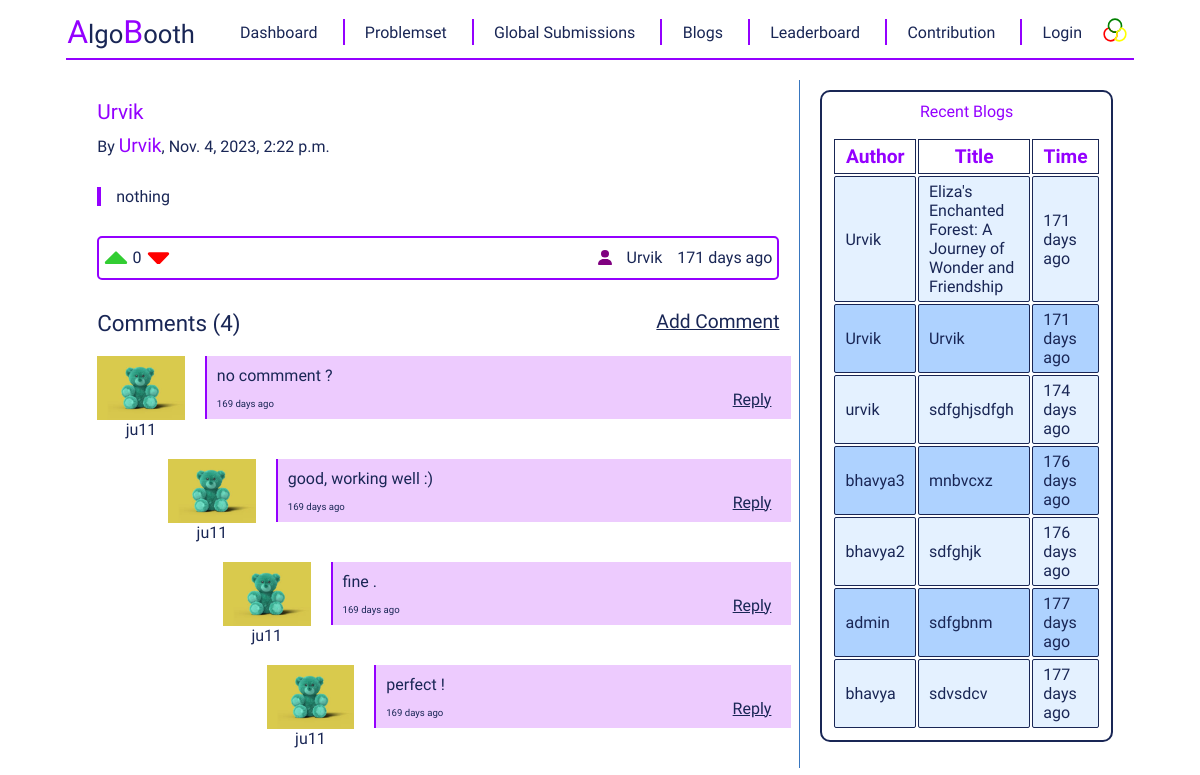
The app's page /blog/6 with its own data.
### addBlog/models.py (models this page shows)
class Blog(models.Model) :
    author = models.ForeignKey(settings.AUTH_USER_MODEL, on_delete=models.CASCADE)
    title = models.CharField(max_length = 100)
    content = models.TextField()
    image = models.ImageField(upload_to="media/blog_image")
    added_date = models.DateTimeField(auto_now_add = True)
    likes = models.IntegerField(default=0)
    dislikes = models.IntegerField(default=0)
    class Meta:
        db_table = "blog"

### register/models.py (models this page shows)
class CustomUser(AbstractUser):
    country = models.CharField(max_length=100,blank=True, null=True)
    university_name = models.CharField(max_length=100,blank=True, null=True)
    profile_image = models.ImageField(upload_to='profile_image/', blank=True, null=True,default='profile_image/blank-profile-picture.png')

### blogPage/models.py (models this page shows)
class Comment(models.Model):
    text = models.TextField()
    user = models.ForeignKey(settings.AUTH_USER_MODEL, on_delete=models.CASCADE)
    blog = models.ForeignKey(Blog, on_delete=models.CASCADE)
    parent_comment = models.ForeignKey('self', null=True, blank=True, on_delete=models.CASCADE)
    created_at = models.DateTimeField(auto_now_add=True)

### blogPage/views.py (the view)
# urls.py: path('<int:id>' , blog_details , name = "blog_details"),
def blog_details(request , id , comment_id = None , error = "" , info = "") :
    blog = Blog.objects.filter(id = id).get()
    likes = Like.objects.filter(blog=blog).count()
    dislikes = Dislike.objects.filter(blog=blog).count()
    count = likes - dislikes
    def getTime(target_date) :
        current_date = timezone.now()
        days = (current_date - target_date).days
        seconds = (current_date - target_date).seconds
        minutes = seconds // 60
        hours = minutes // 60
        time = str(days) + " days ago"
        if days == 0 :
            time = str(hours) + " hours ago"
            if hours == 0 :
                time = str(minutes) + " minutes ago"
                if minutes == 0 :
                    time = str(seconds) + " seconds ago"
        return time
    comments = Comment.objects.filter(blog=blog)
    comments_count = len(comments)
    mapping_to_comments = {}
    adj = {}
    for comment in comments.order_by('-created_at') :
        parent = comment.parent_comment
        mapping_to_comments[comment.id] = comment
        if parent == None :
            continue
        if parent.id not in adj.keys() :
            adj[parent.id] = []
        adj[parent.id].append(comment.id)
    hope_2 = []
    visited = {}
    def dfs(node , level) :
        visited[node] = True
        hope_2.append({
            "comment" : mapping_to_comments[node],
            "level" : [0 for _ in range(level)],
            "time" : getTime(mapping_to_comments[node].created_at)
        })
        if node not in adj.keys() :
            return
        for child in adj[node] :
            dfs(child , level + 1)
    for comment in comments.order_by('-created_at') :
        if comment.id not in visited.keys() and comment.parent_comment == None:
            dfs(comment.id , 0)
    recent_blogs = []
    for blog_ in Blog.objects.filter().order_by('-added_date') :
        recent_blogs.append({
            "id" : blog_.id,
            "author" : blog_.author,
            "title" : blog_.title,
            "time" : getTime(blog_.added_date)
        })
    print("like : " , likes)
    print("dislike : " , dislikes)
    return render(request , "blog_details_new.html", {'blog' : blog ,'likes' : likes, 'dislikes': dislikes,'count': count,'time':getTime(blog.added_date),'hope' : hope_2, 'comments_count' : comments_count , 'recent_blogs' : recent_blogs , 'comment_id_focus' : comment_id , 'error' : error , 'info' : info})

### blogPage/templates/blog_details_new.html (shortened to what this page needs)
{% extends "base.html" %}
{% load static %}
{% block add_css_file %}
    <link href='{% static "styles/problem_page.css" %}' rel="stylesheet">
    <link href='{% static "styles/blog_details_new.css" %}' rel="stylesheet">
{% endblock add_css_file %}
{% block content %}
    <div id = "problem-page-container">
        <div id = "sub-container">
            <div id = "left-side" class = "problem-details-left-side">
                <div class = "sub-section-title">
                    {{blog.title}}
                </div>
                <div id = "sub-title">
                    By&nbsp;<span style = "color: var(--color-a); font-size:1.2rem;">{{blog.author}}</span>,&nbsp;{{blog.added_date}}
                </div>
                <div id = "blog-content">
                    {{blog.content}}
                </div>
                <div id = "blog-footer">
                    <div id = "blog-vote">
                        <a href="{% url 'blog_likes' blog.id %}">
                            <img class = "icons vote-icon" src="{% static 'icons/upvote.svg' %}" alt="upvote">
                        </a>
                        <div id = "vote-count">{{count}}</div>
                        <a href="{% url 'blog_dislikes' blog.id %}">
                            <img class = "icons vote-icon" src="{% static 'icons/downvote.svg' %}" alt="upvote">
                        </a>
                    </div>
                    <div id = "blog-details">
                        <img class = "icons user-icon" src="{% static 'icons/user.svg' %}" alt="user">
                        <div>{{blog.author}}</div>
                        <div>{{time}}</div>
                    </div>
                </div>
                <div id = "comment-div">
                    <div id = "comment-title">
                        <div>
                            Comments&nbsp;({{comments_count}})
                        </div>
                        <div id = "add-comment">
                            <span id = "reply_-1" class = "reply-comment-span">Add Comment</span>
                        </div>
                    </div>
                    <div id = "comment-container">
                        {% for item in hope %}
                            <div class = "comment-div" id = "parent_div_{{item.comment.id}}">
                                {% for margin in item.level %}
                                <div class = "comment-level-margin">
                                </div>
                                {% endfor %}
                                <div class = "comment-profile">
                                    <img class = "comment-pfp" src="{{item.comment.user.profile_image.url}}" alt="pfp">
                                    <div>
                                        {{item.comment.user}}
                                    </div>
                                </div>
                                <div class = "comment-container">
                                    <div class = "comment-content-div">
                                        <div class = "comment-content">
                                            {{item.comment.text}}
                                        </div>
                                        <div class = "reply-comment">
                                            <div class = "comment-time-div">
                                                {{item.time}}
                                            </div>
                                            <div>
                                                <span id = "reply_{{item.comment.id}}" class = "reply-comment-span">
                                                    Reply
                                                </span>
                                            </div>
                                        </div>
                                    </div>
                                </div>
                            </div>
                        {% endfor %}
                    </div>
                </div>
            </div>
            <div id = "right-side">
                <div class = "details-container">
                    <div class = "details-title">
                        Recent Blogs
                    </div>
                    <div>
                        <table>
                            <thead>
                                <th>Author</th>
                                <th>Title</th>
                                <th>Time</th>
                            </thead>
                            <tbody>
                                {% for blog in recent_blogs %}
                                    <tr>
                                        <td>{{blog.author}}</td>
                                        <td><a href="{% url 'blog_details' blog.id %}">{{blog.title}}</a></td>
                                        <td>{{blog.time}}</td>
                                    </tr>
                                {% endfor %}
                            </tbody>
                        </table>
                    </div>
                </div>
            </div>
        </div>
    </div>
{% endblock content %}

### static/styles/base.css (style rules this page uses)
:root { --color-a: #45FFCA; --color-a-low: rgba(69,255,202,0.5); --color-a-theme-1: rgb(34, 34, 34); --color-a-theme-2: rgb(67, 66, 66); --color-b: yellow; --color-c: rgb(255, 255, 255); font-family: 'Mooli', sans-serif; background-color: #001524; color: var(--color-b); }
body { display: flex; flex-direction: column; }
.icons { height: 1.6rem; width: auto; }

### static/styles/problem_page.css (style rules this page uses)
#problem-page-container { display: flex; flex-direction: column; padding: 10px; gap: 20px; }
#sub-container { display: flex; flex-direction: row; justify-content: space-between; gap: 10px; }
#left-side { flex: 7; display: flex; flex-direction: column; gap: 10px; border-right: 1px solid var(--color-c); padding: 20px; }
#right-side { height: auto; flex: 3; display: flex; flex-direction: column; gap: 20px; padding: 10px; }
.sub-section-title { color: var(--color-a); font-size: 1.3rem; }
th { font-size: 1.2rem; color: var(--color-a); }
tr { border: 1px solid var(--color-b); }
th , td { border: 1px solid var(--color-b); border-collapse: collapse; text-align: center; padding: 5px; }
td:first-child , th:first-child { width: 6%; }
td:last-child , th:last-child { width: 12%; }
td:nth-last-child(2) , th:nth-last-child(2) { width: 12%; }
tr:nth-of-type(even) { background-color: var(--color-a-theme-1); }
tbody tr:nth-of-type(odd) { background-color: var(--color-a-theme-2); }
td a, th a , .no_decoration { text-decoration: none; color: var(--color-b); }
.details-container { padding: 10px; display: flex; flex-direction: column; align-items: center; gap: 10px; border: 2px solid var(--color-b); border-radius: 10px; }
.details-title , .sub-container-title { color: var(--color-a); text-align: center; width: 100%; padding-bottom: 5px; border-bottom: 1px solid white; }
.details-container td { text-align: left; padding-left: 10px; border-radius: 2px; }

### static/styles/blog_details_new.css (style rules this page uses)
#blog-content { border-left: 4px solid var(--color-a); text-align: justify; padding-left: 15px; padding-right: 15px; margin-top: 20px; }
#blog-footer { margin-top: 20px; border: 2px solid var(--color-a); padding: 5px; border-radius: 5px; display: flex; justify-content: space-between; }
#blog-vote , #blog-details { display: flex; align-items: center; }
.vote-icon { position: relative; top: -5px; }
#vote-count { margin: 0 5px; }
.user-icon { height: 15px; width: auto; }
#blog-details { gap: 15px; }
#comment-div { margin-top: 20px; }
#comment-title { display: flex; justify-content: space-between; margin-bottom: 20px; font-size: 1.4rem; }
#add-comment { font-size: 1.2rem; }
#comment-container { display: flex; flex-direction: column; gap: 20px; }
.comment-div { display: flex; }
.comment-level-margin { width: 100px; }
.comment-pfp { height: 64px; width: auto; }
.comment-profile { display: flex; flex-direction: column; align-items: center; }
.comment-container { padding-right: 20px; margin-left: 20px; width: 100%; }
.comment-content-div { border-left: 2px solid var(--color-a); background-color: rgba(185, 49, 252 , 0.25); padding: 10px; display: flex; padding-right: 20px; flex-direction: column; justify-content: space-between; width: 100%; height: fit-content; }
.reply-comment { align-self: flex-end; display: flex; justify-content: space-between; width: 100%; margin-top: 5px; }
.comment-time-div { align-self: flex-end; font-size: 0.6rem; }
.reply-comment-span { text-decoration: underline; cursor: pointer; user-select: none; }

### records on screen
Blog: title "Urvik", author "Urvik", added_date "Nov. 4, 2023, 2:22 p.m.", content "nothing"
Comment: comment.user.profile_image (picture), comment.user "ju11", comment.text "no commment ?", time "169 days ago"
Comment: comment.user.profile_image (picture), comment.user "ju11", comment.text "good, working well :)", time "169 days ago"
Comment: comment.user.profile_image (picture), comment.user "ju11", comment.text "fine .", time "169 days ago"
Comment: comment.user.profile_image (picture), comment.user "ju11", comment.text "perfect !", time "169 days ago"
CustomUser: author "Urvik", title "Eliza's Enchanted Forest: A Journey of Wonder and Friendship", time "171 days ago", title "Urvik"
CustomUser: author "urvik", title "sdfghjsdfgh", time "174 days ago"
CustomUser: author "bhavya3", title "mnbvcxz", time "176 days ago"
CustomUser: author "bhavya2", title "sdfghjk", time "176 days ago"
CustomUser: author "admin", title "sdfgbnm", time "177 days ago"
CustomUser: author "bhavya", title "sdvsdcv", time "177 days ago"

### other values on screen
{{ count }} "0"
{{ time }} "171 days ago"
{{ comments_count }} "4"
